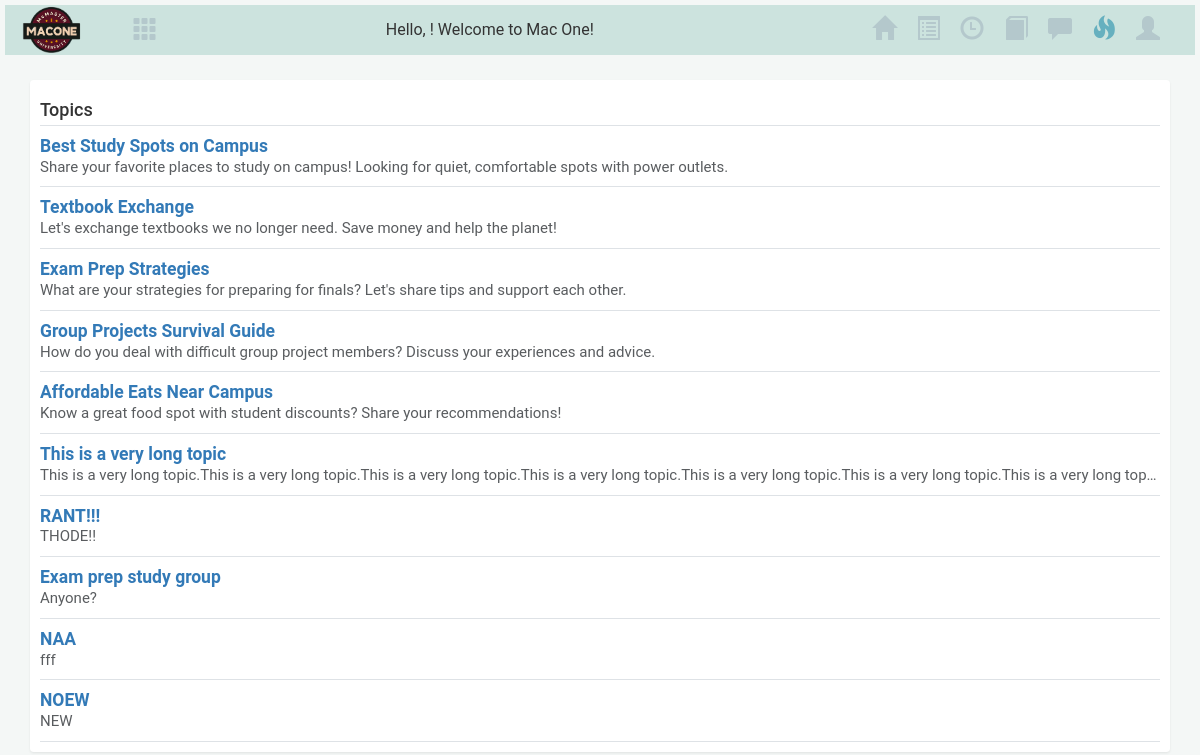
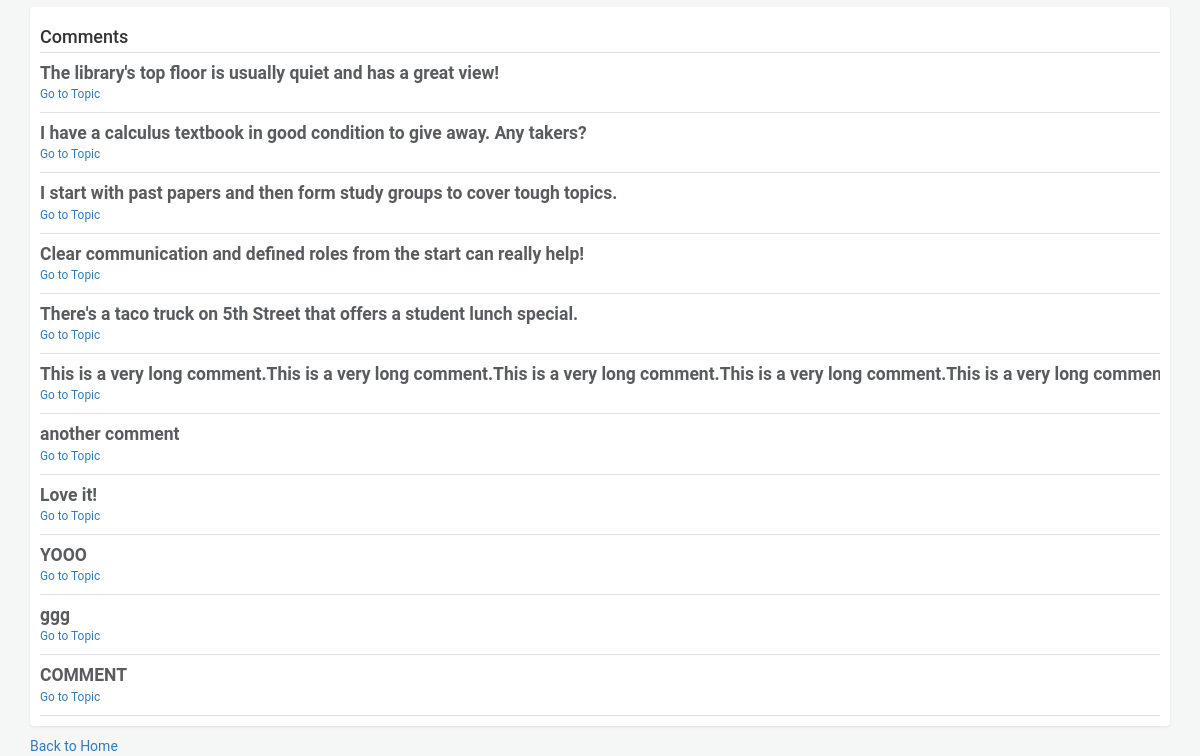
Before: /search_forum with the older database file (2 pictures, top to bottom).
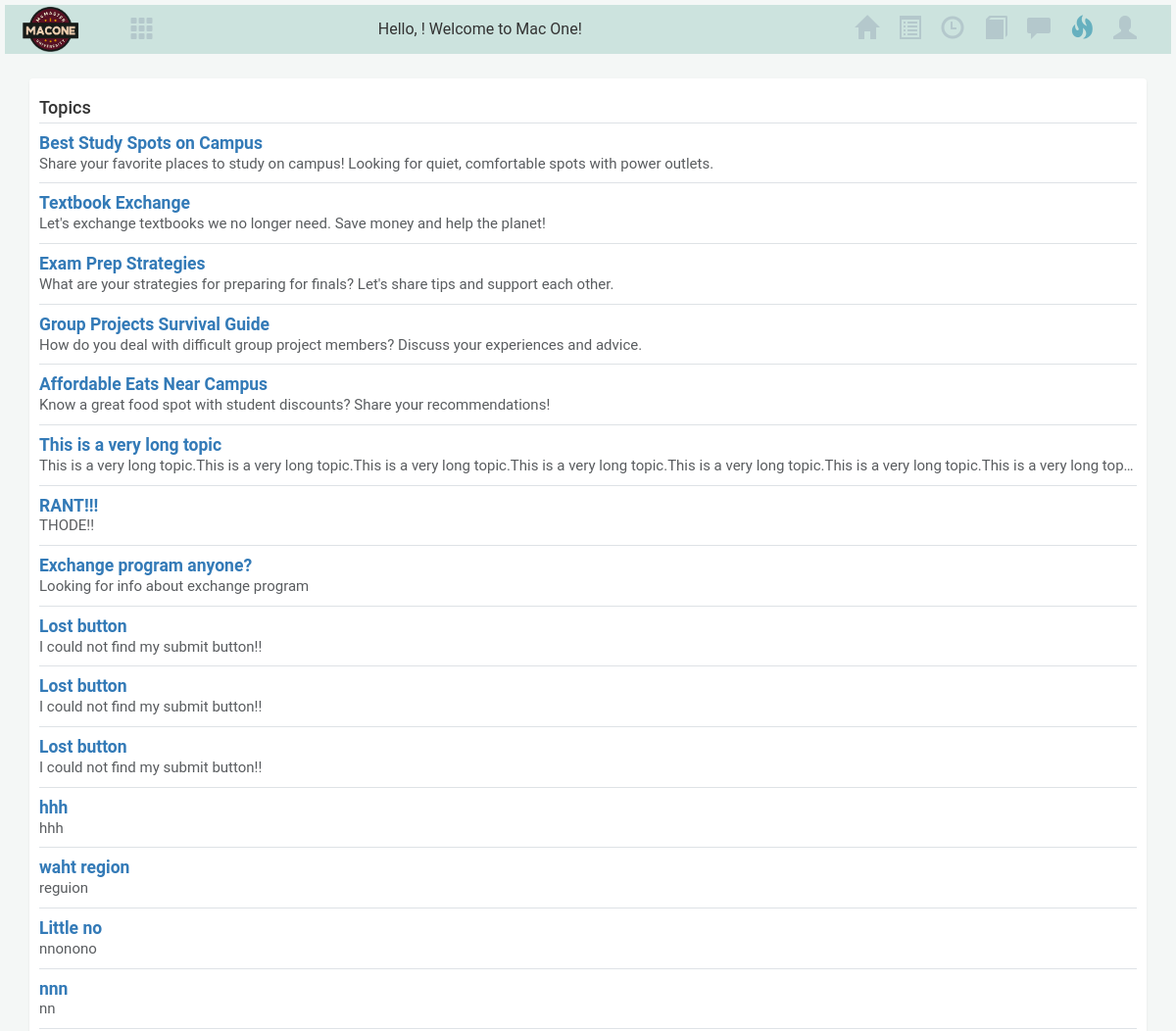
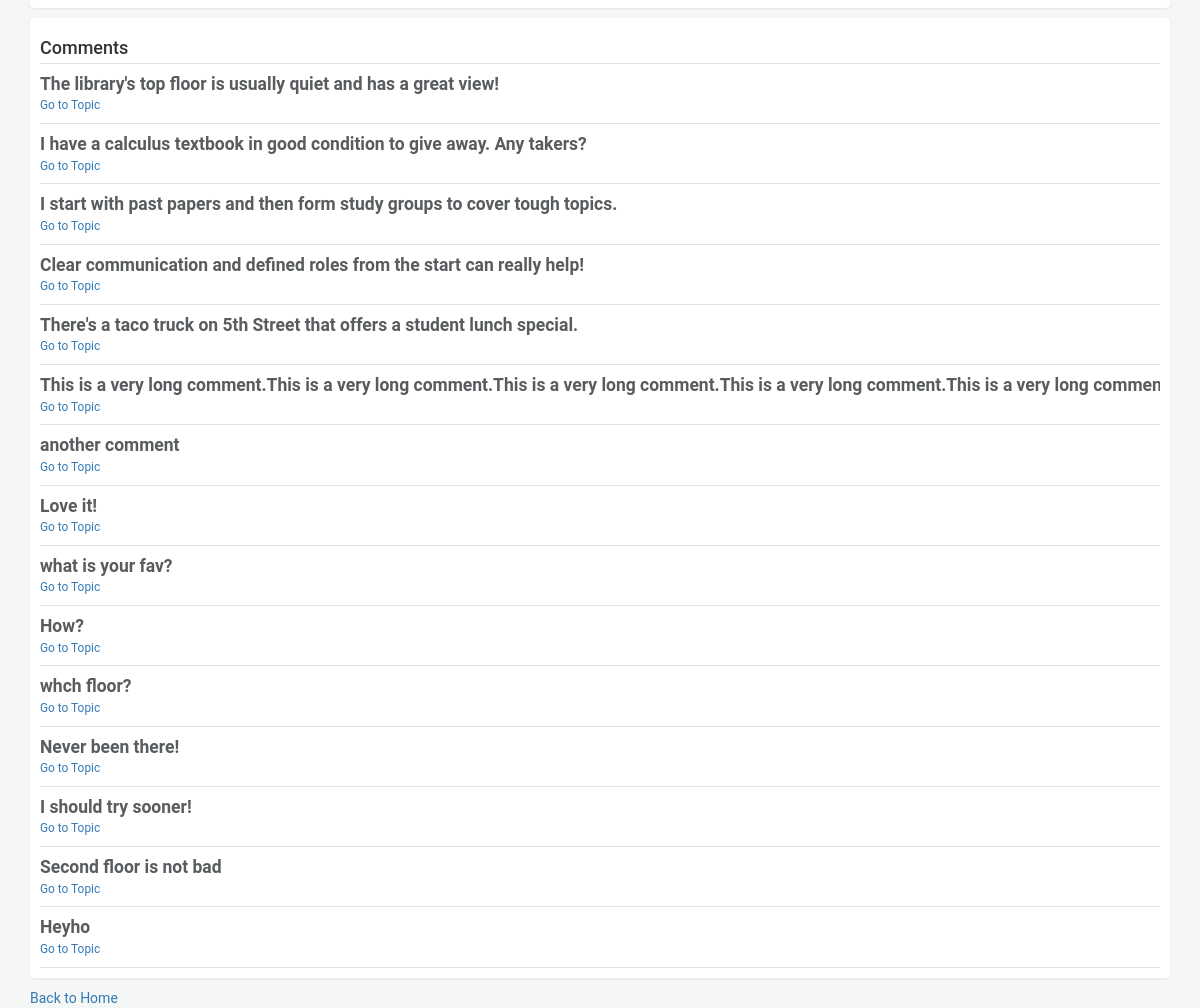
After: the same page with the newer database file (2 pictures, top to bottom).
### helper.py (models this page shows)
class Topic(db.Model):
    id = db.Column(db.Integer, primary_key=True)
    title = db.Column(db.String(80), nullable=False)
    description = db.Column(db.String(120))
    userId = db.Column(db.Integer, db.ForeignKey("user.userId"))

class Comment(db.Model):
    id = db.Column(db.Integer, primary_key=True)
    text = db.Column(db.String, nullable=False)
    topicId = db.Column(db.Integer, db.ForeignKey("topic.id"))
    userId = db.Column(db.Integer, db.ForeignKey("user.userId"))

### app.py (the view)
@app.route("/search_forum")
def search():
    global current_page
    current_page = "forum_page"
    query = request.args.get("query", "")
    matching_topics = Topic.query.filter(
        Topic.title.contains(query) | Topic.description.contains(query)
    ).all()
    matching_comments = Comment.query.filter(
        Comment.text.contains(query)
    ).all()
    results = {"topics": matching_topics, "comments": matching_comments}
    return render_template(
        "search_forum_results.html",
        results=results,
        query=query,
        userId=userId,
        current_page=current_page,
        username=username,
    )

### templates/search_forum_results.html (shortened to what this page needs)
<!doctype html>
<html lang="en">
    <head>
        <link href="https://cdn.jsdelivr.net/npm/bootstrap@5.3.2/dist/css/bootstrap.min.css" rel="stylesheet">
        <link rel="stylesheet" type="text/css" href="{{ url_for('static', filename='style.css') }}" />
        <link rel="stylesheet" href="http://maxcdn.bootstrapcdn.com/bootstrap/3.3.7/css/bootstrap.min.css">
        <link rel="stylesheet" href="https://cdnjs.cloudflare.com/ajax/libs/font-awesome/4.7.0/css/font-awesome.min.css">
        <link rel="stylesheet" type="text/css" href="{{ url_for('static', filename='task.css') }}" />
      </head>
<body>
  {% include 'header.html' %}
  <div class="container my-4 truncate topicpage">
    <div class="my-3 p-3 bg-body rounded shadow-sm">
        <h4 class="border-bottom pb-2 mb-0">Topics</h4>
        {% for topic in results.topics %}
        <div class="d-flex text-muted pt-3">
          <div class="pb-3 mb-0 small lh-sm border-bottom w-100">
            <div class="d-flex justify-content-between">
              <strong class="text-gray-dark truncate">
                <a href="/forum/topic/{{ topic.id }}">{{ topic.title }}</a>
              </strong>
            </div>
            <span class="d-block truncate">{{ topic.description }}</span>
          </div>
        </div>
        {% else %}
        <p>No matching topics found.</p>
        {% endfor %}
      </div>
      <div class="my-3 p-3 bg-body rounded shadow-sm">
        <h4 class="border-bottom pb-2 mb-0">Comments</h4>
        {% for comment in results.comments %}
        <div class="d-flex text-muted pt-3 truncate">
          <div class="pb-3 mb-0 small lh-sm border-bottom w-100">
            <strong class="text-gray-dark truncate">
              {{ comment.text }}
            </strong>
            <a href="/forum/topic/{{ comment.topicId }}" class="d-block mt-1">Go to Topic</a>
          </div>
        </div>
        {% else %}
        <p>No matching comments found.</p>
        {% endfor %}
      </div>
    <a href="{{ url_for('forum_page') }}">Back to Home</a>
  </div>
</body>
</html>

Changed rows visible on the page:
removed Topic: title "Exam prep study group", description "Anyone?"
removed Topic: title "NAA", description "fff"
removed Topic: title "NOEW", description "NEW"
added Topic: title "Exchange program anyone?", description "Looking for info about exchange program"
added Topic: title "Lost button", description "I could not find my submit button!!"
added Topic: title "Lost button", description "I could not find my submit button!!"
added Topic: title "Lost button", description "I could not find my submit button!!"
added Topic: title "hhh", description "hhh"
added Topic: title "waht region", description "reguion"
added Topic: title "Little no", description "nnonono"
added Topic: title "nnn", description "nn"
changed Comment: text "YOOO" → "what is your fav?"
changed Comment: text "ggg" → "How?"
changed Comment: text "COMMENT" → "whch floor?"
added Comment: text "Never been there!"
added Comment: text "I should try sooner!"
added Comment: text "Second floor is not bad"
added Comment: text "Heyho"
